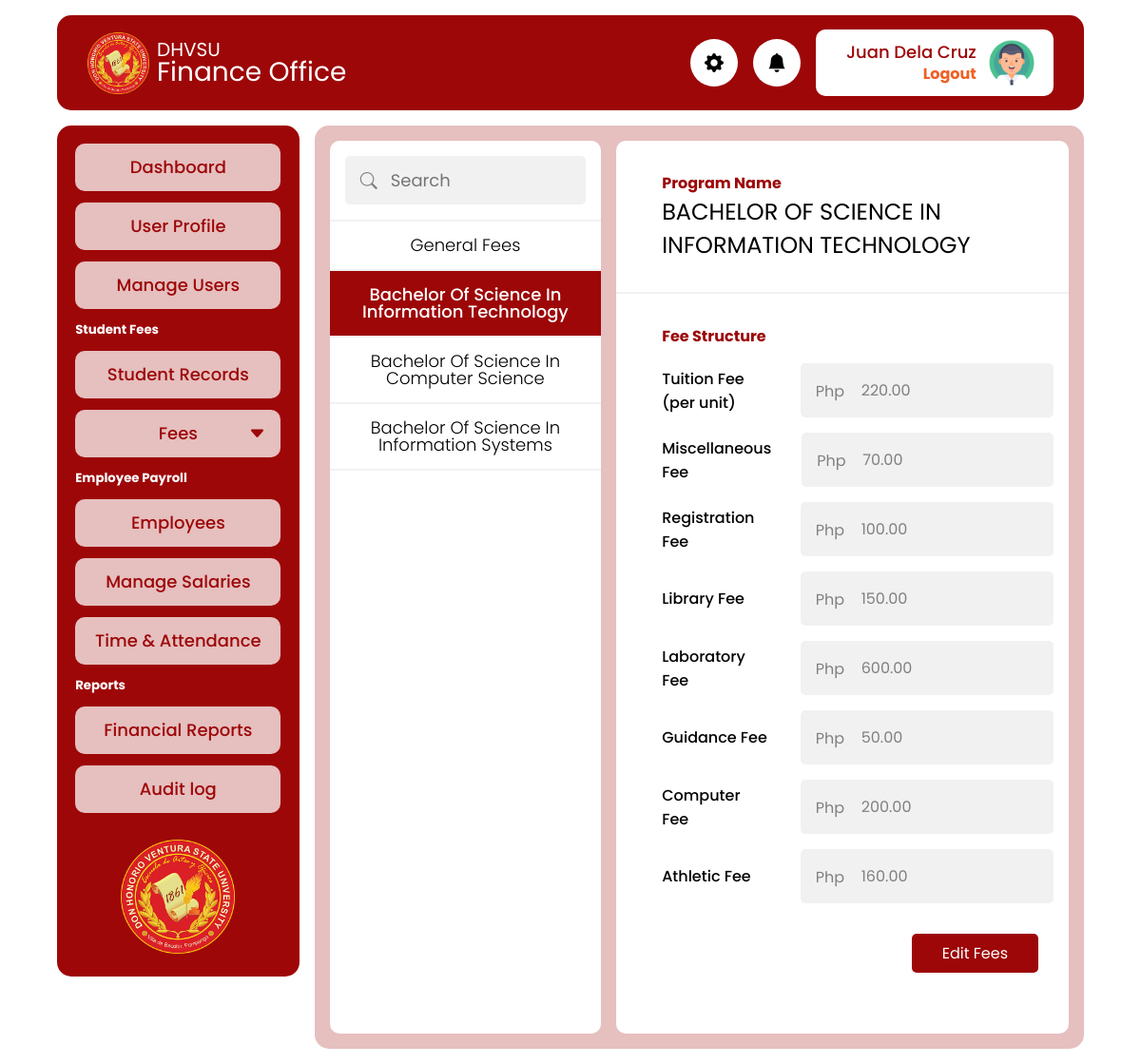
Page /admin/program_fees.php?id=1 (signed in) on the committed database.
### tables this page shows
CREATE TABLE `tbl_programs` (
  `id` int(11) NOT NULL,
  `program_name` varchar(255) NOT NULL,
  `program_desc` text NOT NULL,
  `updated_on` datetime NOT NULL DEFAULT current_timestamp() ON UPDATE current_timestamp()
);

CREATE TABLE `tbl_fee_struc` (
  `id` int(11) NOT NULL,
  `program_id` int(11) NOT NULL DEFAULT 0,
  `tuition_fee` decimal(15,2) NOT NULL DEFAULT 0.00,
  `misc_fee` decimal(15,2) NOT NULL DEFAULT 0.00,
  `registration_fee` decimal(15,2) NOT NULL DEFAULT 0.00,
  `library_fee` decimal(15,2) NOT NULL DEFAULT 0.00,
  `laboratory_fee` decimal(15,2) NOT NULL DEFAULT 0.00,
  `guidance_fee` decimal(15,2) NOT NULL DEFAULT 0.00,
  `computer_fee` decimal(15,2) NOT NULL DEFAULT 0.00,
  `athletic_fee` decimal(15,2) NOT NULL DEFAULT 0.00,
  `updated_on` datetime NOT NULL DEFAULT current_timestamp() ON UPDATE current_timestamp()
);

### app/util_func.php (called while the page is built, shortened)
<?php
function fetchAll(string $table, $pdo)
{
  $sql = "SELECT * FROM $table";
  $stmt = $pdo->query($sql);
  return ($stmt->rowCount() > 0) ? $stmt->fetchAll() : null;
}
function fetchItem(string $table, $id, $pdo)
{
  $sql = "SELECT * FROM $table WHERE id = ?";
  $stmt = $pdo->prepare($sql);
  $stmt->execute([$id]);
  return ($stmt->rowCount() > 0) ? $stmt->fetch() : null;
}

### app/fee_func.php (called while the page is built, shortened)
<?php
function fetchFeesOnProgram($program_id, $pdo)
{
  $sql = "SELECT * FROM tbl_fee_struc WHERE program_id = ?";
  $stmt = $pdo->prepare($sql);
  $stmt->execute([$program_id]);
  return ($stmt->rowCount() > 0) ? $stmt->fetch() : null;
}

### admin/program_fees.php (the view, shortened to what this page needs)
<?php
require_once './includes/header.php';
require_once '../app/fee_func.php';
$programs = fetchAll('tbl_programs', $pdo);
$getID = 0;
if (isset($_GET["id"])) {
  $getID = $_GET["id"];
  $item = fetchItem('tbl_programs', $_GET["id"], $pdo);
  $fees = fetchFeesOnProgram($_GET["id"], $pdo);
}
?>
<main>
  <div class="program-fees">
    <div class="card">
      <div class="card-header">
        <div class="input-with-icon">
          <input type="text" class="input-control search" placeholder="Search" id="program-search">
        </div>
      </div>
      <div class="">
        <ul class="card-list" id="program-list">
          <li>
            <a href="program_fees.php" class="<?php echo (!isset($_GET["id"])) ?  'active' : '' ?>">General Fees</a>
          </li>
          <?php
          foreach ($programs as $program) {
          ?>
            <li><a href='<?= "./program_fees.php?id=" . $program['id'] ?>' class="<?php echo ($getID == $program['id']) ?  'active' : '' ?>">
                <?= ucwords(strtolower($program['program_name'])); ?>
              </a></li>
          <?php
          }
          ?>
        </ul>
      </div>
    </div>
    <?php if (isset($_GET["id"])) { ?>
      <div class="card">
        <div class="card-header">
          <div class="program-label">
            <p>Program Name</p>
            <h2><?= $item['program_name'] ?></h2>
          </div>
        </div>
        <div class="card-body">
          <div class="program-label">
            <p>Fee Structure</p>
          </div>
          <form action="../app/fee_update.php" method="post">
            <div class="input-list" id="input-list">
              <div class="fee">
                <label for="">Tuition Fee (per unit)</label>
                <div class="input-with-currency">
                  <div class="currency">Php</div>
                  <input type="number" placeholder="1.00" step="0.01" class="input-control gray" disabled value="<?= $fees['tuition_fee'] ?>" name="tuition_fee">
                </div>
              </div>
              <div class="fee">
                <label for="">Miscellaneous Fee</label>
                <div class="input-with-currency">
                  <div class="currency">Php</div>
                  <input type="number" placeholder="1.00" step="0.01" class="input-control gray" disabled value="<?= $fees['misc_fee'] ?>" name="misc_fee">
                </div>
              </div>
              <div class="fee">
                <label for="">Registration Fee</label>
                <div class="input-with-currency">
                  <div class="currency">Php</div>
                  <input type="number" placeholder="1.00" step="0.01" class="input-control gray" disabled value="<?= $fees['registration_fee'] ?>" name="registration_fee">
                </div>
              </div>
              <div class="fee">
                <label for="">Library Fee</label>
                <div class="input-with-currency">
                  <div class="currency">Php</div>
                  <input type="number" placeholder="1.00" step="0.01" class="input-control gray" disabled value="<?= $fees['library_fee'] ?>" name="library_fee">
                </div>
              </div>
              <div class="fee">
                <label for="">Laboratory Fee</label>
                <div class="input-with-currency">
                  <div class="currency">Php</div>
                  <input type="number" placeholder="1.00" step="0.01" class="input-control gray" disabled value="<?= $fees['laboratory_fee'] ?>" name="laboratory_fee">
                </div>
              </div>
              <div class="fee">
                <label for="">Guidance Fee</label>
                <div class="input-with-currency">
                  <div class="currency">Php</div>
                  <input type="number" placeholder="1.00" step="0.01" class="input-control gray" disabled value="<?= $fees['guidance_fee'] ?>" name="guidance_fee">
                </div>
              </div>
              <div class="fee">
                <label for="">Computer Fee</label>
                <div class="input-with-currency">
                  <div class="currency">Php</div>
                  <input type="number" placeholder="1.00" step="0.01" class="input-control gray" disabled value="<?= $fees['computer_fee'] ?>" name="computer_fee">
                </div>
              </div>
              <div class="fee">
                <label for="">Athletic Fee</label>
                <div class="input-with-currency">
                  <div class="currency">Php</div>
                  <input type="number" placeholder="1.00" step="0.01" class="input-control gray" disabled value="<?= $fees['athletic_fee'] ?>" name="athletic_fee">
                </div>
              </div>
            </div>
            <div class="edit-btn-group">
              <button type="button" class="btn" id="edit-btn">Edit Fees</button>
            </div>
          </form>
        </div>
      </div>
    <?php } ?>
  </div>
</main>
<?php
require_once  './includes/footer.php'
?>

### css/style.css (style rules this page uses)
:root { --primary: #9d0708; --secondary: #e6bfbf; --accent: #ef6025; --background: #ffffff; --light: rgb(241, 241, 241); --positive: rgb(24, 133, 24); --fontSizeNormal: 18px; }
*, *::before, *::after { font-family: Poppins, Arial, sans-serif; margin: 0; padding: 0; box-sizing: border-box; }
button { all: unset; cursor: pointer; }
input { font: inherit; color: inherit; border: none; -webkit-appearance: none; -ms-appearance: none; -moz-appearance: none; appearance: none; outline: none; }
a { color: black; text-decoration: none; }
body { display: flex; flex-direction: column; align-items: center; background-color: var(--background); }
ul { list-style: none; }
main { background-color: var(--secondary); border-radius: 15px; height: auto; width: 100%; margin-bottom: 1rem; padding: 1rem; }
.input-control { font-size: var(--fontSizeNormal); width: 100%; color: black; border-radius: 5px; padding: 1rem 1.5rem; background-color: white; margin-bottom: 1rem; }
.program-fees, .user-list { display: grid; grid-template-columns: 3fr 5fr; gap: 1rem; }
.card { background-color: var(--background); border-radius: 10px; height: 100%; overflow: hidden; margin-bottom: 1rem; }
.card-header { padding: 1rem; border-bottom: 2px solid var(--light); }
.card-body { height: 100%; padding: 1rem; }
.input-with-icon { position: relative; }
.input-control.search { background-color: var(--light); font-size: var(--fontSizeNormal); padding: 0.75rem 1rem; margin: 0; }
.input-with-icon .input-control.search { padding-left: 3rem; }
.card-list { height: 750px; overflow-y: scroll; -ms-overflow-style: none; scrollbar-width: none; }
.card-list li a { display: block; font-size: var(--fontSizeNormal); font-weight: 300; line-height: 1; text-align: center; padding: 1rem; }
.card-list li .active { background-color: var(--primary); color: white; font-weight: 500; }
.card-list li { border-bottom: 2px solid var(--light); }
.program-label { padding: 1rem 2rem; }
.program-label p { color: var(--primary); font-size: 16px; font-weight: 700; }
.program-label h2 { font-weight: 400; }
.input-list { width: 100%; max-width: 1000px; }
.fee { display: grid; grid-template-columns: 2fr 3fr; margin-bottom: 1rem; align-items: center; }
.fee label { font-size: 16px; margin: auto 2rem; font-weight: 500; }
.fee .input-control { margin-bottom: 0; }
.input-control.gray { background-color: var(--light); }
.input-with-currency { position: relative; }
.input-with-currency .input-control { font-size: 16px; padding-left: 4rem; margin-bottom: 0; }
.input-with-currency .currency { position: absolute; transform: translateY(-50%); top: 50%; left: 1rem; font-size: 16px; color: gray; }
.edit-btn-group { display: flex; justify-content: end; margin: 2rem 1rem; gap: 1rem; }
.btn, .btn-outline { font-size: 16px; padding: 0.5rem 2rem; border-radius: 5px; }
.btn { background-color: var(--primary); color: white; }
input:disabled { color: gray; }

### rows in the picture
tbl_programs: program_name "Bachelor Of Science In Information Technology", program_name "BACHELOR OF SCIENCE IN INFORMATION TECHNOLOGY"
tbl_programs: program_name "Bachelor Of Science In Computer Science"
tbl_programs: program_name "Bachelor Of Science In Information Systems"
tbl_fee_struc: tuition_fee "220.00", misc_fee "70.00", registration_fee "100.00", library_fee "150.00", laboratory_fee "600.00", guidance_fee "50.00", computer_fee "200.00", athletic_fee "160.00"

### other values in the picture
$_SESSION["user"]["first_name"] "Juan"
$_SESSION["user"]["last_name"] "Dela Cruz"
